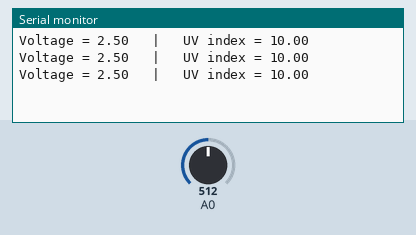
Simulated run of this sketch. Board: Arduino Uno, built with avr-gcc and run on an emulated ATmega328P. On the bench: the last lines printed to the serial monitor. The test bench sets the inputs (shaded band); at power-on: A0 = 512.

Above: at 1.3 s.
1.4 s: A0 set to 716
At 1.9 s:
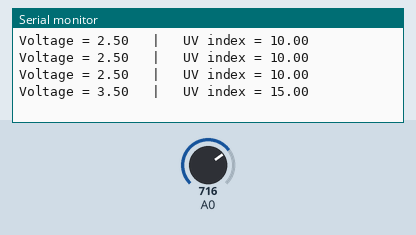
2.9 s: A0 set to 900
At 3.4 s:
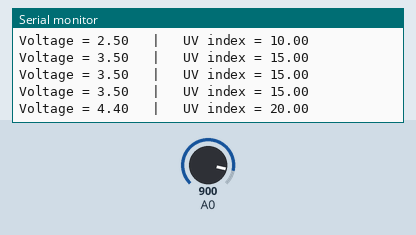
Timing chart, 0 to 5.9 s (numbered marks = the images above; inputs shaded):
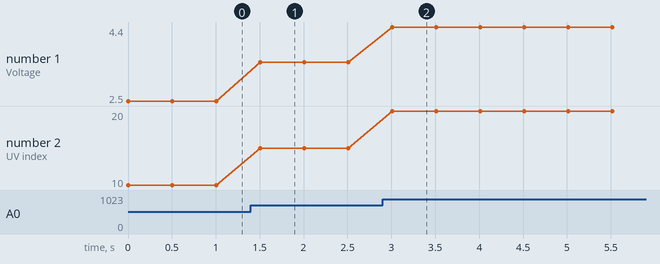

Measured:
- after the input at 1.4 s, the serial monitor: prints a new line after 0.10 s (image 1)
- after the input at 2.9 s, the serial monitor: prints a new line after 0.11 s (image 2)
- plotted number 1: 2.5 → 3.5 after the input at 1.4 s, 3.5 → 4.4 after the input at 2.9 s
- plotted number 2: 10 → 15 after the input at 1.4 s, 15 → 20 after the input at 2.9 s

The sketch:

uv.ino
```cpp
// the setup routine runs once when you press reset:
void setup() {
  // initialize serial communication at 9600 bits per second:
  Serial.begin(9600);
}

// the loop routine runs over and over again forever:
void loop() {
  // read the input on analog pin 0:
  int sensorValue = analogRead(A0);
  // convert the analog reading (which goes from 0 -1023) to a voltage (0 - 5V):
  float voltage = sensorValue * (5.0 / 1023.0);
  float uv = voltage *10;
  float uvIntensity = map (voltage, 0, 3.3, 0, 15);
  // print out the value you read:
  Serial.print("Voltage = ");
  Serial.print(voltage);
  Serial.print("   |   ");
  Serial.print("UV index = ");
  Serial.println(uvIntensity);
  delay(500);
}
```
